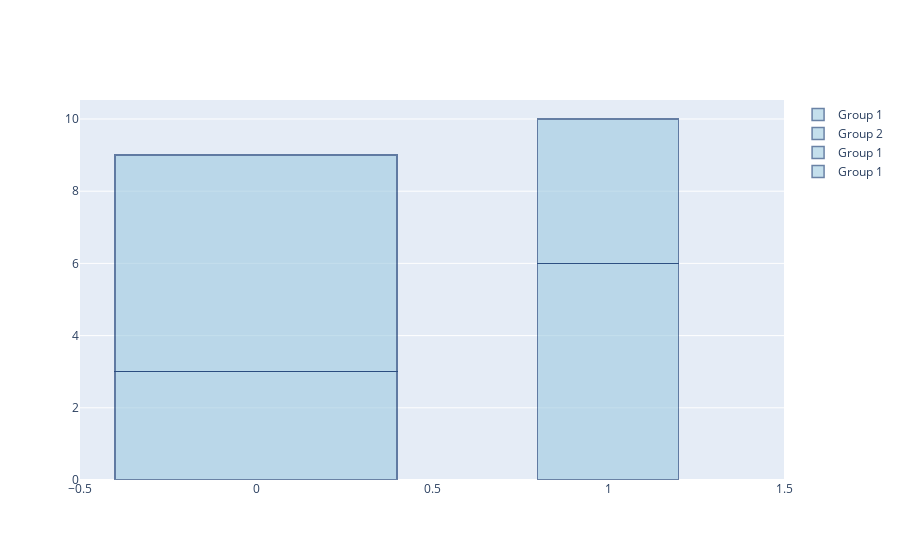

Notebook code for this chart:
### Code cell
import plotly.graph_objects as go

fig = go.Figure()
fig.add_trace(go.Bar(
    name='Group 1',
    x=[0], y=[3],
    width = 0.8,
    marker_color='rgb(158,202,225)', marker_line_color='rgb(8,48,107)',
                  marker_line_width=1.5, opacity=0.6
))

fig.add_trace(go.Bar(
    name='Group 1',
    x=[0], y=[6],
    width = 0.8,
    marker_color='rgb(158,202,225)', marker_line_color='rgb(8,48,107)',
                  marker_line_width=1.5, opacity=0.6
))

fig.add_trace(go.Bar(
    name='Group 2',
    x=[1], y=[6 ],
    width = 0.4,
    marker_color='rgb(158,202,225)', marker_line_color='rgb(8,48,107)',
                  marker_line_width=1.5, opacity=0.6
))
fig.add_trace(go.Bar(
    name='Group 1',
    x=[1 ], y=[4],
    width = 0.4,
    marker_color='rgb(158,202,225)', marker_line_color='rgb(8,48,107)',
                  marker_line_width=1.5, opacity=0.6
))

fig.update_layout(barmode='stack')
print(fig)
fig.show()

### Figure 1 — Plotly figure (JSON) as saved in the notebook; plotly's stock layout.template omitted (floating-point values rounded to 4 significant figures)
{"data": [{"marker": {"color": "rgb(158,202,225)", "line": {"color": "rgb(8,48,107)", "width": 1.5}}, "name": "Group 1", "opacity": 0.6, "type": "bar", "width": 0.8, "x": [0], "y": [3]}, {"marker": {"color": "rgb(158,202,225)", "line": {"color": "rgb(8,48,107)", "width": 1.5}}, "name": "Group 1", "opacity": 0.6, "type": "bar", "width": 0.8, "x": [0], "y": [6]}, {"marker": {"color": "rgb(158,202,225)", "line": {"color": "rgb(8,48,107)", "width": 1.5}}, "name": "Group 2", "opacity": 0.6, "type": "bar", "width": 0.4, "x": [1], "y": [6]}, {"marker": {"color": "rgb(158,202,225)", "line": {"color": "rgb(8,48,107)", "width": 1.5}}, "name": "Group 1", "opacity": 0.6, "type": "bar", "width": 0.4, "x": [1], "y": [4]}], "layout": {"barmode": "stack"}}
